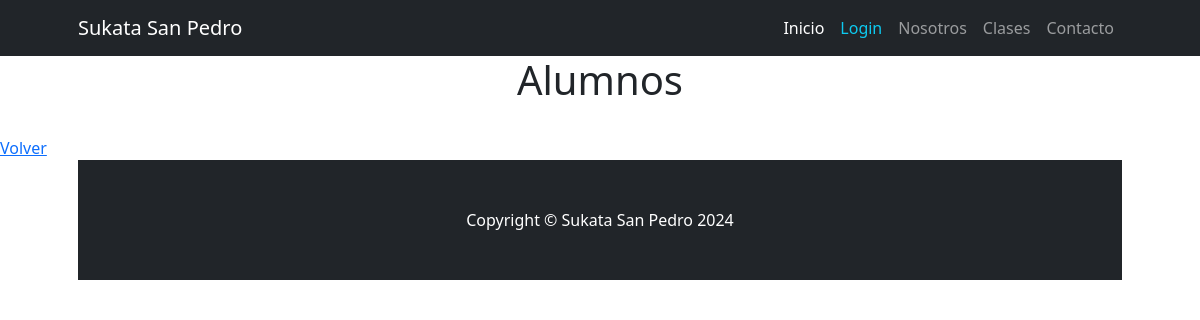
The page /cliente/ on the database as committed earlier.
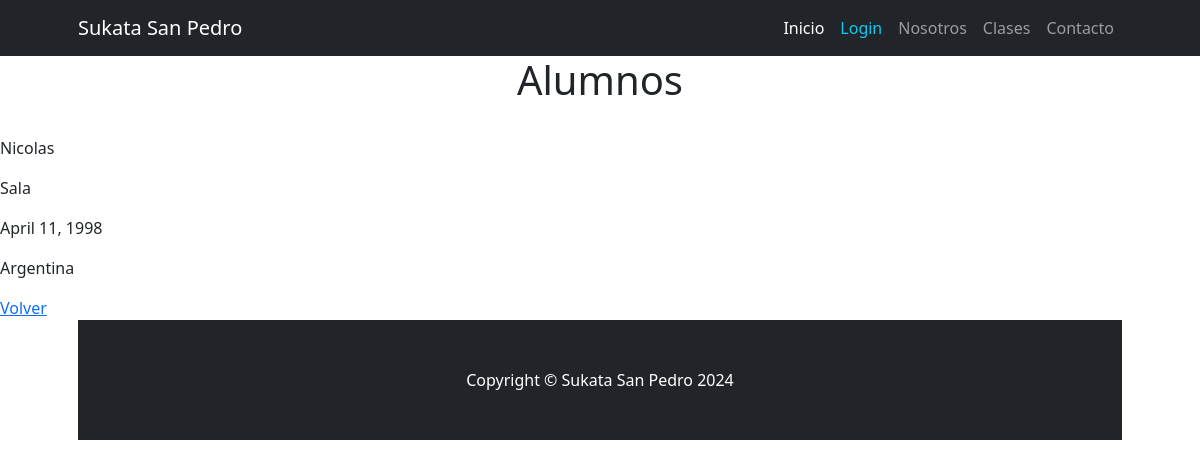
The same page on the database as committed later.
### apps/cliente/models.py (models this page shows, shortened)
class Cliente(models.Model): #! BASE DE DATOS DESPUES DE MIGRAR CON COMANDOS
    nombre = models.CharField(max_length=50)
    apellido = models.CharField(max_length=50)
    nacimiento = models.DateField()
    pais_origen_id = models.ForeignKey(Pais, on_delete=models.SET_NULL, null=True) #! SET_NULL PARA QUE NO SE BORRE EL REGISTRO DE TODOS SI ELIMINO SOLO UNO

class Pais(models.Model): #! BASE DE DATOS DESPUES DE MIGRAR
    nombre = models.CharField(max_length=50)
    def __str__(self):
        return self.nombre #! PARA QUE ME DIGA EL NOMBRE EN EL PANEL DE ADMIN DE DJANGO

### apps/cliente/views.py (the view)
# urls.py: path("", views.home, name="home"),
def home(request): #! Importada a urls
    clientes_registrados = Cliente.objects.all() #! Object.all LLAMADO A LA BASE DE DATOS
    contexto = {"clientes": clientes_registrados}
    return render(request, "cliente/index.html", contexto)

### apps/cliente/templates/cliente/index.html
{% extends 'Home/index.html' %}
{% block INDEX_TITULO %}
    <h1 class="text-center">Alumnos</h1>
{% endblock INDEX_TITULO %}
{% block INDEX_CONTENIDO %}
    {% for cliente in clientes %}
        <p>{{ cliente.nombre }}</p>
        <p>{{ cliente.apellido }}</p>
        <p>{{ cliente.nacimiento }}</p>
        <p>{{ cliente.pais_origen_id }}</p>
     {% endfor %}
     <a href="{% url 'Home:home' %}">Volver</a>
{% endblock INDEX_CONTENIDO %}

Rows that differ between the two databases and show on the page:
added Cliente: nombre "Nicolas", apellido "Sala", nacimiento "April 11, 1998", pais_origen_id "Argentina"
